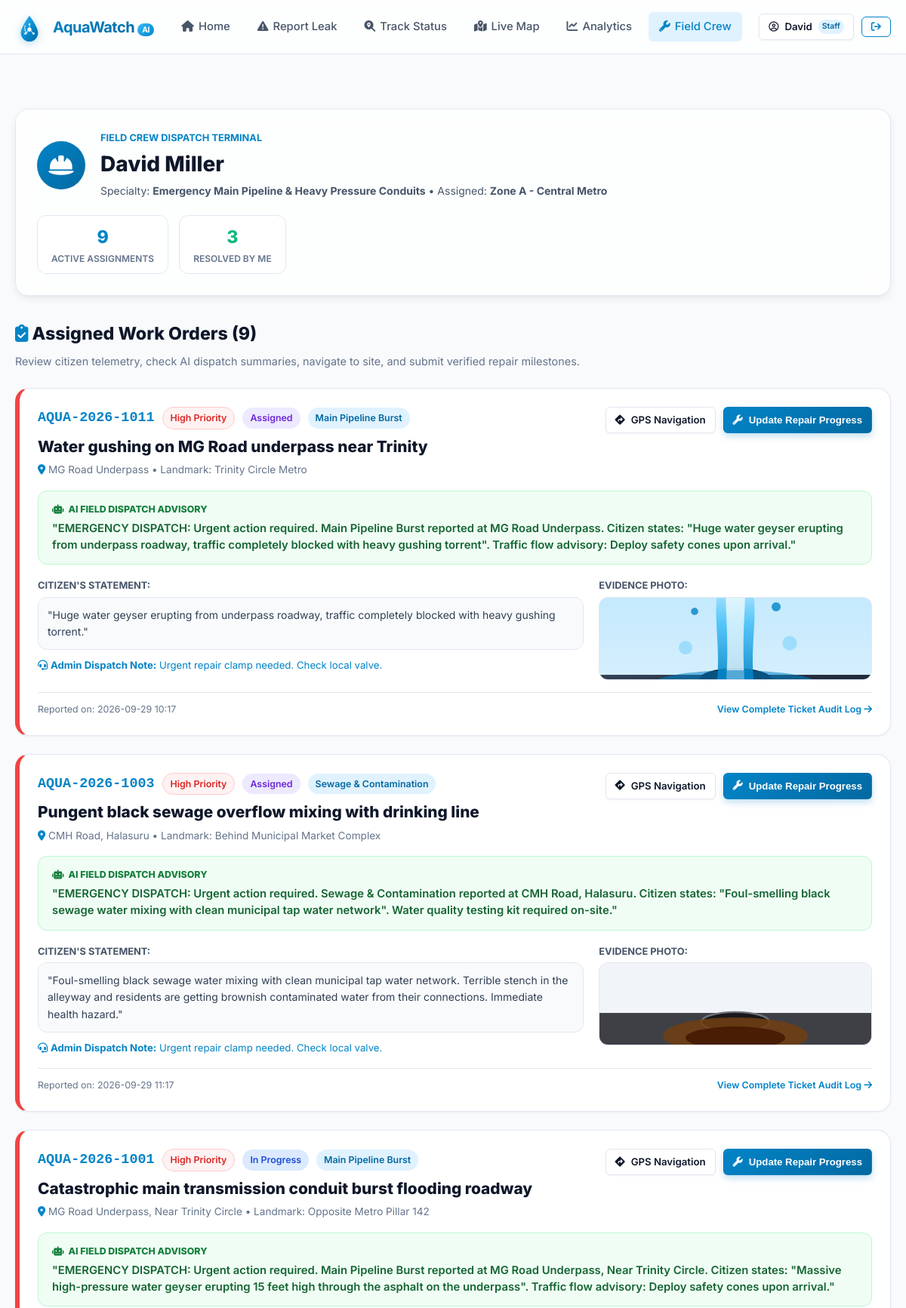
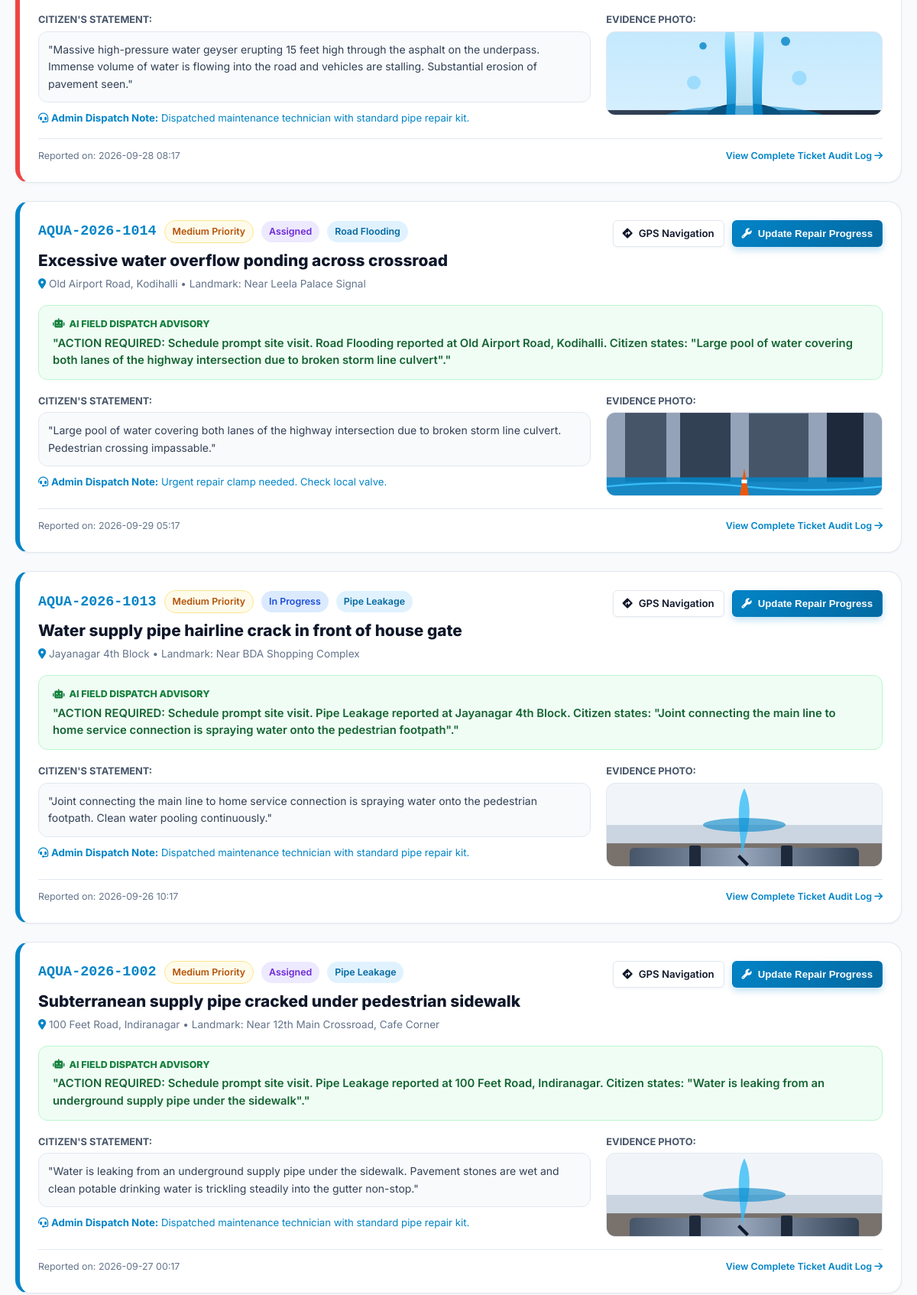
/staff (signed in, upper part), run on the app's committed database (2 pictures, top to bottom).
### tables this page shows
CREATE TABLE users (
            id INTEGER PRIMARY KEY AUTOINCREMENT,
            full_name TEXT NOT NULL,
            email TEXT UNIQUE NOT NULL,
            password_hash TEXT NOT NULL,
            phone TEXT,
            role TEXT NOT NULL DEFAULT 'citizen', -- 'citizen', 'admin', 'staff'
            created_at TIMESTAMP DEFAULT CURRENT_TIMESTAMP
        );

CREATE TABLE staff_profiles (
            id INTEGER PRIMARY KEY AUTOINCREMENT,
            user_id INTEGER UNIQUE NOT NULL,
            specialty TEXT DEFAULT 'General Plumbing & Mainlines',
            zone TEXT DEFAULT 'Zone A - Metro Central',
            status TEXT DEFAULT 'Available',
            FOREIGN KEY (user_id) REFERENCES users (id) ON DELETE CASCADE
        );

CREATE TABLE assignments (
            id INTEGER PRIMARY KEY AUTOINCREMENT,
            complaint_id TEXT NOT NULL,
            staff_id INTEGER NOT NULL,
            assigned_by INTEGER,
            assigned_at TIMESTAMP DEFAULT CURRENT_TIMESTAMP,
            notes TEXT,
            status TEXT DEFAULT 'Assigned', -- 'Assigned', 'In Progress', 'Completed'
            completed_at TIMESTAMP,
            FOREIGN KEY (complaint_id) REFERENCES complaints (complaint_id) ON DELETE CASCADE,
            FOREIGN KEY (staff_id) REFERENCES users (id) ON DELETE CASCADE,
            FOREIGN KEY (assigned_by) REFERENCES users (id) ON DELETE SET NULL
        );

CREATE TABLE complaints (
            id INTEGER PRIMARY KEY AUTOINCREMENT,
            complaint_id TEXT UNIQUE NOT NULL,
            user_id INTEGER,
            title TEXT NOT NULL,
            street_name TEXT NOT NULL,
            landmark TEXT,
            latitude REAL NOT NULL,
            longitude REAL NOT NULL,
            category TEXT NOT NULL,
            ai_predicted_category TEXT,
            ai_confidence REAL DEFAULT 0.0,
            priority TEXT NOT NULL DEFAULT 'Medium',
            ai_priority_score INTEGER DEFAULT 50,
            user_severity INTEGER DEFAULT 3,
            description TEXT NOT NULL,
            ai_field_summary TEXT,
            photo_path TEXT,
            status TEXT NOT NULL DEFAULT 'Pending', -- 'Pending', 'Assigned', 'In Progress', 'Resolved', 'Rejected'
            is_duplicate_of TEXT,
            duplicate_score REAL DEFAULT 0.0,
            estimated_loss_lph INTEGER DEFAULT 200,
            created_at TIMESTAMP DEFAULT CURRENT_TIMESTAMP,
            updated_at TIMESTAMP DEFAULT CURRENT_TIMESTAMP,
            FOREIGN KEY (user_id) REFERENCES users (id) ON DELETE SET NULL
        );

### app.py (the view)
@app.route('/staff')
@staff_required
def staff_dashboard():
    staff_id = session.get('user_id')
    conn = get_db_connection()
    staff_user = conn.execute("SELECT * FROM users WHERE id = ?", (staff_id,)).fetchone()
    profile = conn.execute("SELECT * FROM staff_profiles WHERE user_id = ?", (staff_id,)).fetchone()
    assigned_tasks = conn.execute('''
        SELECT c.*, a.id as assignment_id, a.assigned_at, a.notes as assignment_notes
        FROM assignments a
        JOIN complaints c ON a.complaint_id = c.complaint_id
        WHERE a.staff_id = ? AND c.status IN ('Assigned', 'In Progress')
        ORDER BY CASE c.priority WHEN 'High' THEN 1 WHEN 'Medium' THEN 2 ELSE 3 END, c.id DESC
    ''', (staff_id,)).fetchall()
    resolved_count = conn.execute('''
        SELECT COUNT(*) as cnt
        FROM assignments a
        JOIN complaints c ON a.complaint_id = c.complaint_id
        WHERE a.staff_id = ? AND c.status = 'Resolved'
    ''', (staff_id,)).fetchone()['cnt']
    conn.close()
    return render_template(
        'staff_dashboard.html',
        staff_user=staff_user,
        profile=profile,
        assigned_tasks=assigned_tasks,
        resolved_count=resolved_count
    )

### app.py (called while the page is built)
def staff_required(f):
    @wraps(f)
    def decorated_function(*args, **kwargs):
        if not session.get('user_id'):
            flash("Technician sign-in required.", "warning")
            return redirect(url_for('login', next=request.url))
        if session.get('role') not in ['staff', 'admin']:
            flash("Access restricted to maintenance field crew personnel.", "danger")
            return redirect(url_for('index'))
        return f(*args, **kwargs)
    return decorated_function

### database.py (called while the page is built)
def get_db_connection():
    os.makedirs(os.path.dirname(Config.DATABASE_PATH), exist_ok=True)
    conn = sqlite3.connect(Config.DATABASE_PATH)
    conn.row_factory = sqlite3.Row
    conn.execute("PRAGMA foreign_keys = ON")
    return conn

### templates/staff_dashboard.html (shortened to what this page needs)
{% extends 'base.html' %}
{% block content %}
<div class="container" style="padding: 40px 20px;">
  <div class="card card-glass" style="padding: 28px; margin-bottom: 32px; border: 1.5px solid var(--border-color); box-shadow: var(--shadow-md);">
    <div style="display: flex; justify-content: space-between; align-items: center; flex-wrap: wrap; gap: 20px;">
      <div style="display: flex; align-items: center; gap: 20px;">
        <div style="width: 64px; height: 64px; border-radius: 50%; background: linear-gradient(135deg, #0284c7, #0369a1); color: white; display: flex; align-items: center; justify-content: center; font-size: 1.85rem; box-shadow: var(--shadow-sm);">
          <i class="fa-solid fa-helmet-safety"></i>
        </div>
        <div>
          <div style="font-size: 0.8rem; font-weight: 700; color: #0284c7; text-transform: uppercase;">FIELD CREW DISPATCH TERMINAL</div>
          <h1 style="font-size: 1.75rem; font-weight: 800; color: #0f172a; margin: 2px 0;">{{ staff_user.full_name }}</h1>
          <div style="font-size: 0.875rem; color: #475569;">
            Specialty: <strong>{{ profile.specialty }}</strong> &bull; Assigned: <strong>{{ profile.zone }}</strong>
          </div>
        </div>
      </div>
      <div style="display: flex; gap: 14px; align-items: center;">
        <div style="background: white; border: 1px solid var(--border-color); border-radius: var(--radius-md); padding: 10px 18px; text-align: center;">
          <div style="font-size: 1.45rem; font-weight: 800; color: #0284c7;">{{ assigned_tasks|length }}</div>
          <div style="font-size: 0.75rem; color: #64748b; font-weight: 600;">ACTIVE ASSIGNMENTS</div>
        </div>
        <div style="background: white; border: 1px solid var(--border-color); border-radius: var(--radius-md); padding: 10px 18px; text-align: center;">
          <div style="font-size: 1.45rem; font-weight: 800; color: #10b981;">{{ resolved_count }}</div>
          <div style="font-size: 0.75rem; color: #64748b; font-weight: 600;">RESOLVED BY ME</div>
        </div>
      </div>
    </div>
  </div>
  <div style="margin-bottom: 24px;">
    <h2 style="font-size: 1.45rem; font-weight: 800; color: #0f172a; margin-bottom: 6px;">
      <i class="fa-solid fa-clipboard-check" style="color: var(--primary);"></i> Assigned Work Orders ({{ assigned_tasks|length }})
    </h2>
    <p style="font-size: 0.9rem; color: #64748b;">
      Review citizen telemetry, check AI dispatch summaries, navigate to site, and submit verified repair milestones.
    </p>
  </div>
  {% if assigned_tasks %}
    <div style="display: flex; flex-direction: column; gap: 24px;">
      {% for task in assigned_tasks %}
        <div class="card" style="padding: 24px; {% if task.priority == 'High' %}border-left: 6px solid #ef4444;{% else %}border-left: 6px solid var(--primary);{% endif %}">
          <div style="display: flex; justify-content: space-between; align-items: flex-start; flex-wrap: wrap; gap: 14px; margin-bottom: 16px;">
            <div>
              <div style="display: flex; align-items: center; gap: 10px; margin-bottom: 6px;">
                <span style="font-family: monospace; font-size: 1.15rem; font-weight: 800; color: #0284c7;">{{ task.complaint_id }}</span>
                <span class="badge badge-prio-{{ task.priority.lower() }}">{{ task.priority }} Priority</span>
                <span class="badge badge-{{ task.status.lower().replace(' ', '-') }}">{{ task.status }}</span>
                <span class="badge" style="background:#e0f2fe; color:#0369a1;">{{ task.category }}</span>
              </div>
              <h3 style="font-size: 1.3rem; font-weight: 800; color: #0f172a; margin-bottom: 4px;">{{ task.title }}</h3>
              <div style="font-size: 0.85rem; color: #64748b;">
                <i class="fa-solid fa-location-dot" style="color:#0284c7;"></i> {{ task.street_name }} {% if task.landmark %}&bull; Landmark: {{ task.landmark }}{% endif %}
              </div>
            </div>
            <div style="display: flex; gap: 10px; flex-wrap: wrap;">
              <a href="https://www.google.com/maps/search/?api=1&query={{ task.latitude }},{{ task.longitude }}" target="_blank" class="btn btn-secondary btn-sm">
                <i class="fa-solid fa-diamond-turn-right"></i> GPS Navigation
              </a>
              <button type="button" class="btn btn-primary btn-sm" onclick="openStaffUpdateModal('{{ task.complaint_id }}', '{{ task.status }}')">
                <i class="fa-solid fa-wrench"></i> Update Repair Progress
              </button>
            </div>
          </div>
          <div style="background: #f0fdf4; border: 1.5px solid #bbf7d0; border-radius: var(--radius-md); padding: 14px 18px; margin-bottom: 18px;">
            <div style="font-size: 0.775rem; font-weight: 800; color: #15803d; text-transform: uppercase; margin-bottom: 4px; display: flex; align-items: center; gap: 6px;">
              <i class="fa-solid fa-robot"></i> AI FIELD DISPATCH ADVISORY
            </div>
            <div style="font-size: 0.925rem; font-weight: 600; color: #166534; line-height: 1.5;">
              "{{ task.ai_field_summary }}"
            </div>
          </div>
          <div style="display: grid; grid-template-columns: 2fr 1fr; gap: 20px; align-items: start;">
            <div>
              <div style="font-size: 0.8rem; font-weight: 700; color: #475569; margin-bottom: 4px;">CITIZEN'S STATEMENT:</div>
              <p style="font-size: 0.875rem; color: #334155; line-height: 1.6; background: #f8fafc; padding: 12px; border-radius: var(--radius-md); border: 1px solid var(--border-color);">
                "{{ task.description }}"
              </p>
              {% if task.assignment_notes %}
                <div style="margin-top: 10px; font-size: 0.825rem; color: #0284c7;">
                  <i class="fa-solid fa-headset"></i> <strong>Admin Dispatch Note:</strong> {{ task.assignment_notes }}
                </div>
              {% endif %}
            </div>
            <div>
              <div style="font-size: 0.8rem; font-weight: 700; color: #475569; margin-bottom: 4px;">EVIDENCE PHOTO:</div>
              <div style="border-radius: var(--radius-md); overflow: hidden; height: 110px; background: #e2e8f0; border: 1px solid var(--border-color);">
                <img src="{{ url_for('static', filename='uploads/' + task.photo_path) if task.photo_path else url_for('static', filename='images/sample_leaks/pipe_leak.svg') }}"
                     alt="Leak Evidence"
                     style="width: 100%; height: 100%; object-fit: cover;"
                     onerror="this.src='/static/images/sample_leaks/pipe_leak.svg';">
              </div>
            </div>
          </div>
          <div style="display: flex; justify-content: space-between; align-items: center; border-top: 1px solid var(--border-color); padding-top: 12px; margin-top: 16px; font-size: 0.775rem; color: #64748b;">
            <span>Reported on: {{ task.created_at[:16] }}</span>
            <a href="{{ url_for('track_complaint', id=task.complaint_id) }}" style="color: var(--primary); font-weight: 600;">
              View Complete Ticket Audit Log <i class="fa-solid fa-arrow-right"></i>
            </a>
          </div>
        </div>
      {% endfor %}
    </div>
  {% endif %}
</div>
{% endblock %}

### templates/base.html (shortened to what this page needs)
<!DOCTYPE html>
<html lang="en">
<head>
  <link rel="stylesheet" href="https://cdnjs.cloudflare.com/ajax/libs/font-awesome/6.5.1/css/all.min.css">
  <link rel="stylesheet" href="https://unpkg.com/leaflet@1.9.4/dist/leaflet.css"/>
  <link rel="stylesheet" href="{{ url_for('static', filename='css/style.css') }}">
</head>
<body>
  <nav class="navbar" id="main-navbar">
    <div class="container nav-inner">
      <a href="{{ url_for('index') }}" class="brand" id="brand-link">
        <img src="{{ url_for('static', filename='images/logo.svg') }}" alt="AquaWatch Logo" class="brand-logo">
        <span class="brand-text">AquaWatch<span class="brand-badge">AI</span></span>
      </a>
      <ul class="nav-links" id="nav-menu">
        <li>
          <a href="{{ url_for('index') }}" class="nav-link {% if request.endpoint == 'index' %}active{% endif %}" id="nav-home">
            <i class="fa-solid fa-house"></i> Home
          </a>
        </li>
        <li>
          <a href="{{ url_for('report_leakage') }}" class="nav-link {% if request.endpoint == 'report_leakage' %}active{% endif %}" id="nav-report">
            <i class="fa-solid fa-triangle-exclamation"></i> Report Leak
          </a>
        </li>
        <li>
          <a href="{{ url_for('track_complaint') }}" class="nav-link {% if request.endpoint == 'track_complaint' %}active{% endif %}" id="nav-track">
            <i class="fa-solid fa-magnifying-glass-location"></i> Track Status
          </a>
        </li>
        <li>
          <a href="{{ url_for('leakage_map') }}" class="nav-link {% if request.endpoint == 'leakage_map' %}active{% endif %}" id="nav-map">
            <i class="fa-solid fa-map-location-dot"></i> Live Map
          </a>
        </li>
        <li>
          <a href="{{ url_for('analytics_page') }}" class="nav-link {% if request.endpoint == 'analytics_page' %}active{% endif %}" id="nav-analytics">
            <i class="fa-solid fa-chart-line"></i> Analytics
          </a>
        </li>
        {% if session.get('user_id') %}
          {% if session.get('role') == 'admin' %}
            <li>
              <a href="{{ url_for('admin_dashboard') }}" class="nav-link {% if request.endpoint in ['admin_dashboard', 'admin_complaints'] %}active{% endif %}" id="nav-admin">
                <i class="fa-solid fa-shield-halved"></i> Admin
              </a>
            </li>
          {% elif session.get('role') == 'staff' %}
            <li>
              <a href="{{ url_for('staff_dashboard') }}" class="nav-link {% if request.endpoint == 'staff_dashboard' %}active{% endif %}" id="nav-staff">
                <i class="fa-solid fa-wrench"></i> Field Crew
              </a>
            </li>
          {% else %}
            <li>
              <a href="{{ url_for('user_dashboard') }}" class="nav-link {% if request.endpoint == 'user_dashboard' %}active{% endif %}" id="nav-dashboard">
                <i class="fa-solid fa-user"></i> My Portal
              </a>
            </li>
          {% endif %}
        {% endif %}
      </ul>
      <div class="nav-cta">
        {% if session.get('user_id') %}
          <div style="display:flex; align-items:center; gap:10px;">
            <a href="{% if session.get('role') == 'admin' %}{{ url_for('admin_dashboard') }}{% elif session.get('role') == 'staff' %}{{ url_for('staff_dashboard') }}{% else %}{{ url_for('user_dashboard') }}{% endif %}" class="btn btn-secondary btn-sm" id="btn-user-profile">
              <i class="fa-regular fa-user-circle"></i> {{ session.get('user_name', 'User').split()[0] }}
              <span class="badge" style="background:#e0f2fe; color:#0369a1; font-size:0.65rem; padding:1px 5px;">{{ session.get('role', 'citizen') }}</span>
            </a>
            <a href="{{ url_for('logout') }}" class="btn btn-outline btn-sm" id="btn-logout" title="Logout">
              <i class="fa-solid fa-arrow-right-from-bracket"></i>
            </a>
          </div>
        {% endif %}
      </div>
    </div>
  </nav>
  <main style="flex:1;">
    {% block content %}{% endblock %}
  </main>
</body>
</html>

### data on the page
users: get "Staff", full_name "David Miller"
staff_profiles: specialty "Emergency Main Pipeline & Heavy Pressure Conduits", zone "Zone A - Central Metro"
assignments: complaint_id "AQUA-2026-1011", priority "High", status "Assigned", category "Main Pipeline Burst", title "Water gushing on MG Road underpass near Trinity", street_name "MG Road Underpass", landmark "Trinity Circle Metro", ai_field_summary "EMERGENCY DISPATCH: Urgent action required. Main Pipeline Burst reported at MG Road Underpass. Citizen states: \"Huge water geyser erupting from underpass roadway, traffic completely blocked with heavy gushing torrent\". Traffic flow advisory: Deploy safety cones upon arrival.", description "Huge water geyser erupting from underpass roadway, traffic completely blocked with heavy gushing torrent.", assignment_notes "Urgent repair clamp needed. Check local valve.", photo_path (picture), created_at "2026-09-29 10:17"
assignments: complaint_id "AQUA-2026-1003", priority "High", status "Assigned", category "Sewage & Contamination", title "Pungent black sewage overflow mixing with drinking line", street_name "CMH Road, Halasuru", landmark "Behind Municipal Market Complex", ai_field_summary "EMERGENCY DISPATCH: Urgent action required. Sewage & Contamination reported at CMH Road, Halasuru. Citizen states: \"Foul-smelling black sewage water mixing with clean municipal tap water network\". Water quality testing kit required on-site.", description "Foul-smelling black sewage water mixing with clean municipal tap water network. Terrible stench in the alleyway and residents are getting brownish contaminated water from their connections. Immediate health hazard.", assignment_notes "Urgent repair clamp needed. Check local valve.", photo_path (picture), created_at "2026-09-29 11:17"
assignments: complaint_id "AQUA-2026-1001", priority "High", status "In Progress", category "Main Pipeline Burst", title "Catastrophic main transmission conduit burst flooding roadway", street_name "MG Road Underpass, Near Trinity Circle", landmark "Opposite Metro Pillar 142", ai_field_summary "EMERGENCY DISPATCH: Urgent action required. Main Pipeline Burst reported at MG Road Underpass, Near Trinity Circle. Citizen states: \"Massive high-pressure water geyser erupting 15 feet high through the asphalt on the underpass\". Traffic flow advisory: Deploy safety cones upon arrival.", description "Massive high-pressure water geyser erupting 15 feet high through the asphalt on the underpass. Immense volume of water is flowing into the road and vehicles are stalling. Substantial erosion of pavement seen.", assignment_notes "Dispatched maintenance technician with standard pipe repair kit.", photo_path (picture), created_at "2026-09-28 08:17"
assignments: complaint_id "AQUA-2026-1014", priority "Medium", status "Assigned", category "Road Flooding", title "Excessive water overflow ponding across crossroad", street_name "Old Airport Road, Kodihalli", landmark "Near Leela Palace Signal", ai_field_summary "ACTION REQUIRED: Schedule prompt site visit. Road Flooding reported at Old Airport Road, Kodihalli. Citizen states: \"Large pool of water covering both lanes of the highway intersection due to broken storm line culvert\".", description "Large pool of water covering both lanes of the highway intersection due to broken storm line culvert. Pedestrian crossing impassable.", assignment_notes "Urgent repair clamp needed. Check local valve.", photo_path (picture), created_at "2026-09-29 05:17"
assignments: complaint_id "AQUA-2026-1013", priority "Medium", status "In Progress", category "Pipe Leakage", title "Water supply pipe hairline crack in front of house gate", street_name "Jayanagar 4th Block", landmark "Near BDA Shopping Complex", ai_field_summary "ACTION REQUIRED: Schedule prompt site visit. Pipe Leakage reported at Jayanagar 4th Block. Citizen states: \"Joint connecting the main line to home service connection is spraying water onto the pedestrian footpath\".", description "Joint connecting the main line to home service connection is spraying water onto the pedestrian footpath. Clean water pooling continuously.", assignment_notes "Dispatched maintenance technician with standard pipe repair kit.", photo_path (picture), created_at "2026-09-26 10:17"
assignments: complaint_id "AQUA-2026-1002", priority "Medium", status "Assigned", category "Pipe Leakage", title "Subterranean supply pipe cracked under pedestrian sidewalk", street_name "100 Feet Road, Indiranagar", landmark "Near 12th Main Crossroad, Cafe Corner", ai_field_summary "ACTION REQUIRED: Schedule prompt site visit. Pipe Leakage reported at 100 Feet Road, Indiranagar. Citizen states: \"Water is leaking from an underground supply pipe under the sidewalk\".", description "Water is leaking from an underground supply pipe under the sidewalk. Pavement stones are wet and clean potable drinking water is trickling steadily into the gutter non-stop.", assignment_notes "Dispatched maintenance technician with standard pipe repair kit.", photo_path (picture), created_at "2026-09-27 00:17"

### other printed values
{{ session.get('user_name', 'User').split()[0] }} "David"
{{ assigned_tasks|length }} "9"
{{ resolved_count }} "3"
